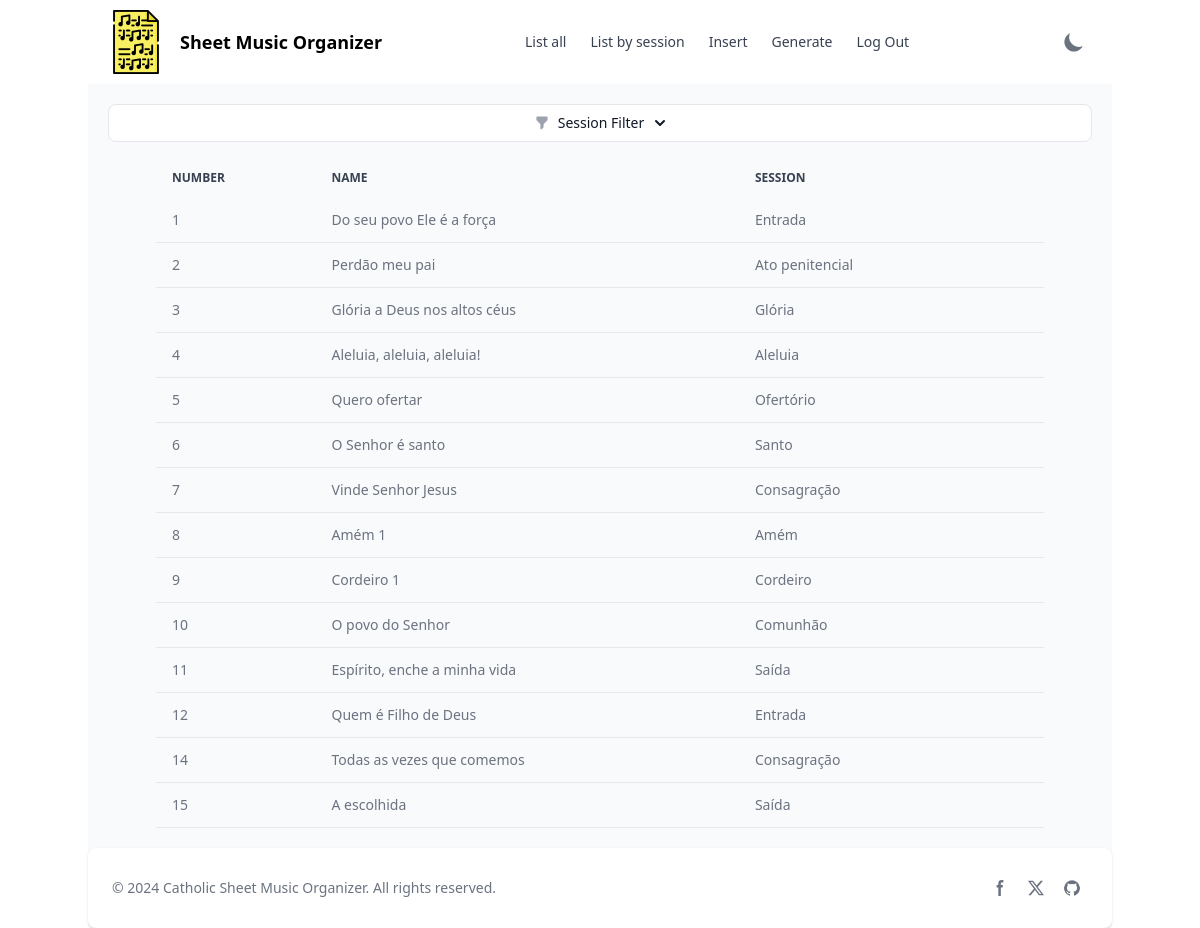
The app's page /filtered_list (signed in) with its own data.
### tables this page shows
CREATE TABLE cifras (
    id INTEGER PRIMARY KEY AUTOINCREMENT,
    nome TEXT NOT NULL,
    sessao TEXT NOT NULL,
    cifra TEXT NOT NULL
);

### app.py (the view)
@app.route("/filtered_list", methods=["GET", "POST"])
@login_required
def filtered_list():
    selected_filters = []
    if request.method == "POST":
        for section in SESSOES_DA_MISSA.values():
            if request.form.get(section):
                selected_filters.append(section)
        if (selected_filters):
            ','.join(f"{elemento}" for elemento in selected_filters)
            '('.join(f"str_selec_filters)")
            sheets = db.execute(
                "SELECT * FROM cifras WHERE sessao in (?)", selected_filters)
        else:
            sheets = db.execute("SELECT * FROM cifras")
        return render_template("filter.html", sheets=sheets, sessions=SESSOES_DA_MISSA.values())
    else:
        sheets = db.execute("SELECT * FROM cifras")
        return render_template("filter.html", sheets=sheets, sessions=SESSOES_DA_MISSA.values())

### utilities.py (called while the page is built)
def login_required(f):
    @wraps(f)
    def decorated_function(*args, **kwargs):
        if session.get("user_id") is None:
            return redirect("/login")
        return f(*args, **kwargs)
    return decorated_function

### templates/filter.html (shortened to what this page needs)
{% extends "layout.html" %}
{%block main %}
<section class="container bg-gray-50 dark:bg-gray-900 p-3 sm:p-5">
  <form action="/filtered_list" method="post">
    <button
      id="filterDropdownButton"
      data-dropdown-toggle="filterDropdown"
      class="w-full flex items-center justify-center py-2 px-4 text-sm font-medium text-gray-900 focus:outline-none bg-white rounded-lg border border-gray-200 hover:bg-gray-100 hover:text-primary-700 focus:z-10 focus:ring-4 focus:ring-gray-200 dark:focus:ring-gray-700 dark:bg-gray-800 dark:text-gray-400 dark:border-gray-600 dark:hover:text-white dark:hover:bg-gray-700"
      type="button"
    >
      <span class="dark:text-white">Session Filter</span>
      <svg
        class="-mr-1 ml-1.5 w-5 h-5 dark:text-white"
        fill="currentColor"
        viewbox="0 0 20 20"
        xmlns="http://www.w3.org/2000/svg"
        aria-hidden="true"
      >
        <path
          clip-rule="evenodd"
          fill-rule="evenodd"
          d="M5.293 7.293a1 1 0 011.414 0L10 10.586l3.293-3.293a1 1 0 111.414 1.414l-4 4a1 1 0 01-1.414 0l-4-4a1 1 0 010-1.414z"
        />
      </svg>
    </button>
  </form>
  <div class="mx-auto max-w-screen-xl px-4 lg:px-12 mt-4">
    <div class="overflow-x-auto">
      <table class="w-full text-sm text-left text-gray-500 dark:text-gray-400">
        <thead
          class="text-xs text-gray-700 uppercase bg-gray-50 dark:bg-gray-700 dark:text-gray-400"
        >
          <tr>
            <th scope="col" class="px-4 py-3 dark:text-white">Number</th>
            <th scope="col" class="px-4 py-3 dark:text-white">Name</th>
            <th scope="col" class="px-4 py-3 dark:text-white">Session</th>
          </tr>
        </thead>
        <tbody>
          {% for sheet in sheets %}
          <tr class="border-b dark:border-gray-700">
            <td class="px-4 py-3">{{ sheet['id'] }}</td>
            <td class="px-4 py-3">{{ sheet['nome'] }}</td>
            <td class="px-4 py-3">{{ sheet['sessao'] }}</td>
            <td class="px-4 py-3 flex items-center justify-end"></td>
          </tr>
          {% endfor %}
        </tbody>
      </table>
    </div>
  </div>
</section>
{% endblock %}

### records on screen
cifras: id "1", nome "Do seu povo Ele é a força", sessao "Entrada"
cifras: id "2", nome "Perdão meu pai", sessao "Ato penitencial"
cifras: id "3", nome "Glória a Deus nos altos céus", sessao "Glória"
cifras: id "4", nome "Aleluia, aleluia, aleluia!", sessao "Aleluia"
cifras: id "5", nome "Quero ofertar", sessao "Ofertório"
cifras: id "6", nome "O Senhor é santo", sessao "Santo"
cifras: id "7", nome "Vinde Senhor Jesus", sessao "Consagração"
cifras: id "8", nome "Amém 1", sessao "Amém"
cifras: id "9", nome "Cordeiro 1", sessao "Cordeiro"
cifras: id "10", nome "O povo do Senhor", sessao "Comunhão"
cifras: id "11", nome "Espírito, enche a minha vida", sessao "Saída"
cifras: id "12", nome "Quem é Filho de Deus", sessao "Entrada"
cifras: id "14", nome "Todas as vezes que comemos", sessao "Consagração"
cifras: id "15", nome "A escolhida", sessao "Saída"
